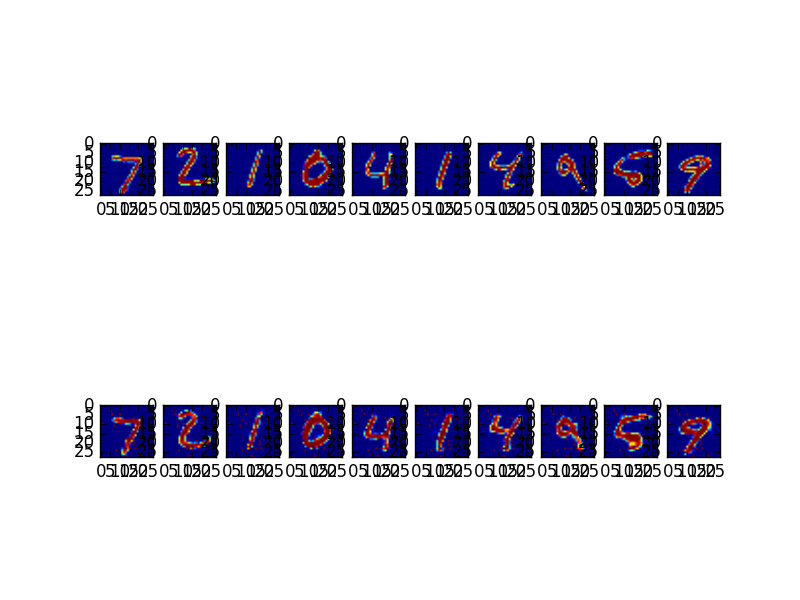

The Python source for this figure:
import numpy as np
import tensorflow as tf
import matplotlib.pyplot as plt

from tensorflow.examples.tutorials.mnist import input_data
mnist = input_data.read_data_sets("MNIST_data/", one_hot=True)

epochs = 200
batch_size = 100

num_input = 784
num_hidden_1 = 300
num_hidden_2 = 150

num_show = 10

input_feature = tf.placeholder(tf.float32,[None,num_input])

weights = {
	'encode_hidden_1' : tf.Variable(tf.random_normal([num_input,num_hidden_1])),
	'encode_hidden_2' : tf.Variable(tf.random_normal([num_hidden_1,num_hidden_2])),
	'decode_hidden_1' : tf.Variable(tf.random_normal([num_hidden_2,num_hidden_1])),
	'decode_hidden_2' : tf.Variable(tf.random_normal([num_hidden_1,num_input]))
}
biases = {
	'encode_hidden_1' : tf.Variable(tf.random_normal([num_hidden_1])),
	'encode_hidden_2' : tf.Variable(tf.random_normal([num_hidden_2])),
	'decode_hidden_1' : tf.Variable(tf.random_normal([num_hidden_1])),
	'decode_hidden_2' : tf.Variable(tf.random_normal([num_input]))
}

def encoder_model(input_raw, w, b):
	output_1 = tf.nn.sigmoid(tf.add(tf.matmul(input_raw,w['encode_hidden_1']), b['encode_hidden_1']))
	output_2 = tf.nn.sigmoid(tf.add(tf.matmul(output_1,w['encode_hidden_2']), b['encode_hidden_2']))
	return output_2

def decoder_model(output_raw, w, b):
	revert_1 = tf.nn.sigmoid(tf.add(tf.matmul(output_raw,w['decode_hidden_1']), b['decode_hidden_1']))
	revert_2 = tf.nn.sigmoid(tf.add(tf.matmul(revert_1,w['decode_hidden_2']), b['decode_hidden_2']))
	return revert_2

encode_feature = encoder_model(input_feature, weights, biases)
revert_feature = decoder_model(encode_feature, weights, biases)

cost = tf.reduce_mean(tf.pow(revert_feature - input_feature, 2))
optimizer = tf.train.RMSPropOptimizer(0.01).minimize(cost)

sess = tf.Session()
sess.run(tf.initialize_all_variables())
batch_total = mnist.train.num_examples//batch_size
for epoch in range(epochs):
	cost_sum = 0.0
	for batch in range(batch_total):
		batch_feature, batch_label = mnist.train.next_batch(batch_size)
		_ , cost_receive = sess.run([optimizer, cost], feed_dict={input_feature:batch_feature})
		cost_sum += cost_receive
	cost_avg = cost_sum/batch_total
	print("Epoch ", epoch , " Cost : ", cost_avg)
print("Autoencoder Building Done !!!")

test_revert = sess.run(revert_feature, feed_dict={input_feature: mnist.test.images[:num_show]})
f, a = plt.subplots(2, num_show)
for i in range(num_show):
	a[0][i].imshow(np.reshape(mnist.test.images[i], (28, 28)))
	a[1][i].imshow(np.reshape(test_revert[i], (28, 28)))
f.show()
plt.draw()
plt.waitforbuttonpress()

sess.close()
print('Test Show Over')
#结果保存在战‘Autoencoder.png’
'''
Epoch  0  Cost :  0.259587637972
Epoch  1  Cost :  0.162556138174
Epoch  2  Cost :  0.145353405801
Epoch  3  Cost :  0.135164313858
Epoch  4  Cost :  0.126551522206
Epoch  5  Cost :  0.121471781798
Epoch  6  Cost :  0.118880662187
Epoch  7  Cost :  0.116534240422
Epoch  8  Cost :  0.112446515425
Epoch  9  Cost :  0.109391464428
Epoch  10  Cost :  0.108252271929
Epoch  11  Cost :  0.105574365407
Epoch  12  Cost :  0.10310472506
Epoch  13  Cost :  0.102590527385
Epoch  14  Cost :  0.101425595934
Epoch  15  Cost :  0.100492113138
Epoch  16  Cost :  0.0988104778935
Epoch  17  Cost :  0.0961448389292
Epoch  18  Cost :  0.0943582539667
Epoch  19  Cost :  0.0928582459011
Epoch  20  Cost :  0.0919606232372
Epoch  21  Cost :  0.0904809739373
Epoch  22  Cost :  0.0903096014532
Epoch  23  Cost :  0.0900590482761
Epoch  24  Cost :  0.0898591443084
Epoch  25  Cost :  0.0896481411836
Epoch  26  Cost :  0.0894288760695
Epoch  27  Cost :  0.0892112809961
Epoch  28  Cost :  0.0890101494166
Epoch  29  Cost :  0.0885129881582
Epoch  30  Cost :  0.0882559005645
Epoch  31  Cost :  0.0878804701431
Epoch  32  Cost :  0.0876312197745
Epoch  33  Cost :  0.08729038057
Epoch  34  Cost :  0.0869944601303
Epoch  35  Cost :  0.085925106623
Epoch  36  Cost :  0.0854257397625
Epoch  37  Cost :  0.0851852478087
Epoch  38  Cost :  0.0849117267538
Epoch  39  Cost :  0.0846029523557
Epoch  40  Cost :  0.0843833194809
Epoch  41  Cost :  0.0839610887522
Epoch  42  Cost :  0.0837727562812
Epoch  43  Cost :  0.0818550784615
Epoch  44  Cost :  0.0814572540874
Epoch  45  Cost :  0.0813636116006
Epoch  46  Cost :  0.0812157314609
Epoch  47  Cost :  0.0805009860884
Epoch  48  Cost :  0.0798344136097
Epoch  49  Cost :  0.0796295726028
Epoch  50  Cost :  0.0795016306639
Epoch  51  Cost :  0.0792201292379
Epoch  52  Cost :  0.0790215729854
Epoch  53  Cost :  0.0789156909693
Epoch  54  Cost :  0.0782274431803
Epoch  55  Cost :  0.0775258439915
Epoch  56  Cost :  0.0770959964395
Epoch  57  Cost :  0.0769478762421
Epoch  58  Cost :  0.0768949017741
Epoch  59  Cost :  0.0767293149504
Epoch  60  Cost :  0.0766169623895
Epoch  61  Cost :  0.0762614174187
Epoch  62  Cost :  0.0741570095853
Epoch  63  Cost :  0.0738090357455
Epoch  64  Cost :  0.0737176126106
Epoch  65  Cost :  0.0736233179678
Epoch  66  Cost :  0.0735246578807
Epoch  67  Cost :  0.0734141018309
Epoch  68  Cost :  0.073319281868
Epoch  69  Cost :  0.073232846531
Epoch  70  Cost :  0.073127714233
Epoch  71  Cost :  0.0730034248666
Epoch  72  Cost :  0.072942737517
Epoch  73  Cost :  0.0728811041604
Epoch  74  Cost :  0.0727632126619
Epoch  75  Cost :  0.0726844623685
Epoch  76  Cost :  0.0725862965665
Epoch  77  Cost :  0.0725168116662
Epoch  78  Cost :  0.0724524813484
Epoch  79  Cost :  0.07178539268
Epoch  80  Cost :  0.0712668908049
Epoch  81  Cost :  0.0711342159049
Epoch  82  Cost :  0.0710371786762
Epoch  83  Cost :  0.0702500576729
Epoch  84  Cost :  0.0694232504612
Epoch  85  Cost :  0.0693236357245
Epoch  86  Cost :  0.0692625038597
Epoch  87  Cost :  0.0691571690819
Epoch  88  Cost :  0.0686599025401
Epoch  89  Cost :  0.0680940536342
Epoch  90  Cost :  0.0672960155931
Epoch  91  Cost :  0.0669290369072
Epoch  92  Cost :  0.0650467702205
Epoch  93  Cost :  0.0646482206271
Epoch  94  Cost :  0.0645429221337
Epoch  95  Cost :  0.0644679244269
Epoch  96  Cost :  0.0635266994685
Epoch  97  Cost :  0.0618886190924
Epoch  98  Cost :  0.061824896952
Epoch  99  Cost :  0.0610317883573
Epoch  100  Cost :  0.0604139828546
Epoch  101  Cost :  0.0602467680993
Epoch  102  Cost :  0.0601661374217
Epoch  103  Cost :  0.0601247934117
Epoch  104  Cost :  0.0596212242815
Epoch  105  Cost :  0.0586923423477
Epoch  106  Cost :  0.0584887686643
Epoch  107  Cost :  0.0572902670299
Epoch  108  Cost :  0.0572436174005
Epoch  109  Cost :  0.0559862557663
Epoch  110  Cost :  0.0558665195514
Epoch  111  Cost :  0.0545373334126
Epoch  112  Cost :  0.0541049211608
Epoch  113  Cost :  0.0532278992507
Epoch  114  Cost :  0.0523548385433
Epoch  115  Cost :  0.0511120720614
Epoch  116  Cost :  0.0504398909482
Epoch  117  Cost :  0.0503872564638
Epoch  118  Cost :  0.0503559213335
Epoch  119  Cost :  0.0502614230595
Epoch  120  Cost :  0.0502259644189
Epoch  121  Cost :  0.0502367500758
Epoch  122  Cost :  0.0501696679538
Epoch  123  Cost :  0.0501075282151
Epoch  124  Cost :  0.050097976923
Epoch  125  Cost :  0.0500239241665
Epoch  126  Cost :  0.0499898160249
Epoch  127  Cost :  0.0499648847092
Epoch  128  Cost :  0.048291490735
Epoch  129  Cost :  0.0475470102511
Epoch  130  Cost :  0.0474949120798
Epoch  131  Cost :  0.046436529356
Epoch  132  Cost :  0.0449345546351
Epoch  133  Cost :  0.0448276842656
Epoch  134  Cost :  0.0447779544307
Epoch  135  Cost :  0.0447534301538
Epoch  136  Cost :  0.0447177326341
Epoch  137  Cost :  0.0446910231222
Epoch  138  Cost :  0.0442943542722
Epoch  139  Cost :  0.0433353492685
Epoch  140  Cost :  0.0432751607895
Epoch  141  Cost :  0.0427474084226
Epoch  142  Cost :  0.0415395243805
Epoch  143  Cost :  0.0409495862844
Epoch  144  Cost :  0.0395026334714
Epoch  145  Cost :  0.039385244677
Epoch  146  Cost :  0.039367156916
Epoch  147  Cost :  0.0393049473112
Epoch  148  Cost :  0.0391948895427
Epoch  149  Cost :  0.0387962654436
Epoch  150  Cost :  0.0385489583354
Epoch  151  Cost :  0.0380083373663
Epoch  152  Cost :  0.0378711248121
Epoch  153  Cost :  0.0378064774315
Epoch  154  Cost :  0.0377889479494
Epoch  155  Cost :  0.0377233364162
Epoch  156  Cost :  0.0376898357882
Epoch  157  Cost :  0.0376691519266
Epoch  158  Cost :  0.0369727073271
Epoch  159  Cost :  0.0367518726059
Epoch  160  Cost :  0.0367066366496
Epoch  161  Cost :  0.0366304200346
Epoch  162  Cost :  0.0366118367694
Epoch  163  Cost :  0.0365651990338
Epoch  164  Cost :  0.0365369765799
Epoch  165  Cost :  0.0365090182424
Epoch  166  Cost :  0.0364604148066
Epoch  167  Cost :  0.0364323453199
Epoch  168  Cost :  0.0364056124403
Epoch  169  Cost :  0.0363947022909
Epoch  170  Cost :  0.0363067797097
Epoch  171  Cost :  0.0363170930879
Epoch  172  Cost :  0.0362804844366
Epoch  173  Cost :  0.0362237312306
Epoch  174  Cost :  0.0362239721824
Epoch  175  Cost :  0.036185995381
Epoch  176  Cost :  0.0361593886736
Epoch  177  Cost :  0.036138049845
Epoch  178  Cost :  0.0360569947281
Epoch  179  Cost :  0.0359651234543
Epoch  180  Cost :  0.0359171813794
Epoch  181  Cost :  0.0358721747385
Epoch  182  Cost :  0.035830762664
Epoch  183  Cost :  0.0357761263305
Epoch  184  Cost :  0.0356516988846
Epoch  185  Cost :  0.0355847170136
Epoch  186  Cost :  0.0354380835593
Epoch  187  Cost :  0.0353867508539
Epoch  188  Cost :  0.0353269614415
Epoch  189  Cost :  0.0348537637767
Epoch  190  Cost :  0.0345198963041
Epoch  191  Cost :  0.0344652953812
Epoch  192  Cost :  0.0344421602853
Epoch  193  Cost :  0.0344206559929
Epoch  194  Cost :  0.0343837092952
Epoch  195  Cost :  0.0343631312725
Epoch  196  Cost :  0.0343373144621
Epoch  197  Cost :  0.0343216292763
Epoch  198  Cost :  0.0342855004289
Epoch  199  Cost :  0.0342540984804
Autoencoder Building Done !!!
'''
